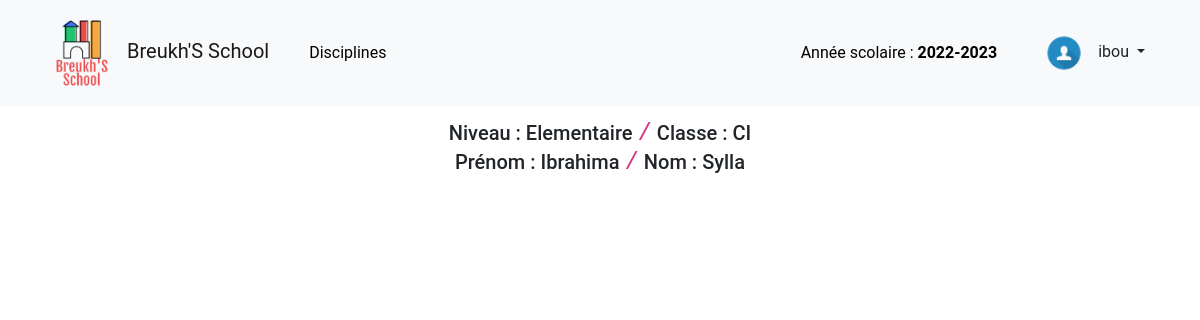
The page /eleve-page/36/26/26 (signed in) on the database its author committed.
### tables this page shows
CREATE TABLE `niveaux` (
  `id` int NOT NULL,
  `libelle` varchar(255) NOT NULL,
  `supprime` tinyint(1) NOT NULL DEFAULT '0'
);

CREATE TABLE `classes` (
  `id` int NOT NULL,
  `libelle` varchar(255) NOT NULL,
  `id_niveau` int NOT NULL,
  `supprime` tinyint(1) NOT NULL DEFAULT '0'
);

CREATE TABLE `eleves` (
  `id` int NOT NULL,
  `numero` int DEFAULT NULL,
  `type` enum('externe','interne') NOT NULL,
  `supprime` tinyint(1) NOT NULL DEFAULT '0',
  `prenom` varchar(255) NOT NULL,
  `nom` varchar(255) NOT NULL,
  `telephone` varchar(255) DEFAULT NULL,
  `adresse` text,
  `email` varchar(255) DEFAULT NULL,
  `naissance` date DEFAULT NULL
);

### core/Controller.php (called while the page is built, shortened)
<?php
class Controller
{
    public function render(
        string $file,
        array $data = [],
        string $layout = NULL,
        bool $minify = false,
        array $scripts = []
    ): string {
        require_once "{$GLOBALS['viewsPath']}/$file.html.php";
        $result = ob_get_clean();
        return $result;
    }
}

### core/Router.php (called while the page is built, shortened)
<?php
class Router
{
    private static array $paths;
    public static string $namespace;
    public static function loadConfig(array $config)
    {
        foreach ($config as $route => $data)
            self::$paths[$route] = self::combine($data);
    }
    public static function execute()
    {
        [$method, $uri] = array_values(Helpers::resolveRequest());
        $ns = self::$namespace;
        if ($match = self::match($uri)) {
            $class           = $match['class'];
            $action          = $match['action'];
            $request_methods = $match['request_methods'];
            $args = '';
            if (isset($match['arg'])) {
                foreach ($match['arg'] as $name => $value) {
                    $args .= "$name:'$value',";
                }
            }
            if (
                empty($request_methods) ||
                (!empty($request_methods) && in_array($method, $request_methods))
            ) {
                eval("use $ns\\$class;(new $class())->$action($args);");
                return;
            }
        }
    }
    private static function match(string $uri): array|false
    {
        if (isset(self::$paths[$uri])) {
            return self::$paths[$uri];
        } else {
            foreach (self::$paths as $path => $data) {
                $parts    = Helpers::explodeUrl($path);
                $uriParts = Helpers::explodeUrl($uri);
                if (count($parts) !== count($uriParts)) {
                    continue;
                }
                for ($i = 0, $c = count($parts); $i < $c; $i++) {
                    if ($parts[$i] !== '') {
                        if ($parts[$i][0] !== '{' || substr($parts[$i], -1) !== '}') {
                            if (strtolower($uriParts[$i]) !== strtolower($parts[$i])) {
                                $tmp = true;
                                break;
                            }
                        } else {
                            $data['arg'][substr($parts[$i], 1, -1)] = $uriParts[$i];
                        }
                    } else {
                        $tmp = true;
                        continue;
                    }
                }
                return $data;
            }
            return false;
        }
    }
    private static function combine(array $data): array
    {
        extract($data);
        $handler = explode('@', $handler);
        $methods = array_map(function ($item) {
            return strtoupper($item);
        }, $methods ?? []);
        return array_combine(
            [
                'name',
                'class',
                'action',
                'request_methods',
                'title'
            ],
            [$name, $handler[0], $handler[1], $methods, $title ?? NULL]
        );
    }
}

### public/index.php (called while the page is built, shortened)
<?php
\Core\Router::execute();

### core/Database.php (called while the page is built, shortened)
<?php
class Database
{
    private PDO $pdo;
    public function __construct(
        string $dbname,
        string $host = 'localhost',
        string $user = 'root',
        string $password = ''
    ) {
        try {
            $this->pdo = new PDO("mysql:dbname=$dbname;dbhost=$host", $user, $password);
            $this->pdo->setAttribute(PDO::ATTR_DEFAULT_FETCH_MODE, PDO::FETCH_ASSOC);
        }
        catch (\PDOException $e) {
            echo $e->getMessage();
        }
    }
    public function pexec(
        string $query,
        array $values = [],
        string $fetchMethod = NULL
    ): mixed {
        $stmt = $this->pdo->prepare($query);
        $val = $stmt->execute($values);
        if ($fetchMethod) {
            return $stmt->$fetchMethod();
        }
        return $val;
    }
}

### src/Model/NiveauxModel.php (called while the page is built, shortened)
<?php
class NiveauxModel
{
    private Database $db;
    public function __construct(Database $db)
    {
        $this->db = $db;
    }
    public function getNiveauById(int $id): array
    {
        return $this->db->pexec(
            "SELECT * FROM niveaux WHERE id = ? AND supprime = 0",
            [$id],
            'fetch'
        );
    }
}

### src/Model/ClassesModel.php (called while the page is built, shortened)
<?php
class ClassesModel
{
    private Database $db;
    public function __construct(Database $db)
    {
        $this->db = $db;
    }
    public function getClasseById(int $id)
    {
        return $this->db->pexec(
            "SELECT * FROM classes WHERE id = ? AND supprime = 0",
            [$id],
            'fetch'
        );
    }
}

### src/Model/StudentsModel.php (called while the page is built, shortened)
<?php
class StudentsModel
{
    private Database $db;
    public function __construct(Database $db)
    {
        $this->db = $db;
    }
    private function getStudentBy(string $column, mixed $value): array|bool
    {
        return $this->db->pexec(
            "SELECT * FROM eleves WHERE $column = ? AND supprime = 0",
            [$value],
            'fetch'
        );
    }
    public function getStudentById(int $id)
    {
        return $this->getStudentBy('id', $id);
    }
}

### view/student-page.html.php (the view, shortened to what this page needs)
<header>
    <?php include 'parts/navbar.html.php' ?>
</header>
<div class="container">
    <div class="row">
        <h5>
            Niveau :
            <?= $niveau['libelle'] ?> <code class="fs-4">/</code>
            Classe :
            <?= $classe['libelle'] ?>
            <br />
            Prénom :
            <?= $student['prenom'] ?> <code class="fs-4">/</code>
            Nom :
            <?= $student['nom'] ?>
        </h5>
    </div>
</div>

### public/css/custom.css (style rules this page uses)
body { padding-top: 120px; }

### view/layout.html.php (style rules this page uses)
* { font-family: 'Roboto', Calibri, sans-serif; }

### rows shown on the page
niveaux: libelle "Elementaire"
classes: libelle "CI"
eleves: prenom "Ibrahima", nom "Sylla"

### other values the page prints
$GLOBALS['siteName'] "Breukh'S School"
$currentYear "2022-2023"
$userInfos['username'] "ibou"
